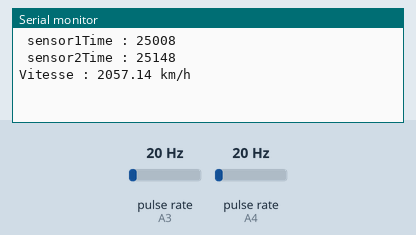
A program run on a simulated Arduino Nano ESP32. Parts: the last lines printed to the serial monitor. Wiring (inferred from the names in the program): 2 × pulse sensor: data A3 / data A4. The inputs (shaded band) are chosen by the test bench; at power-on: pulse rate (sensors on A3, A4) 20 Hz.

Above: at 1.2 s.
1.3 s: pulse rate (sensor on A3) set to 4 Hz
At 2.14 s:
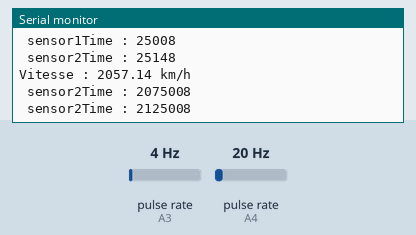
2.8 s: pulse rate (sensor on A4) set to 50 Hz
At 3.8 s:
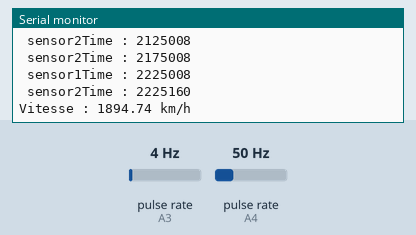
4.3 s: pulse rate (sensor on A3) set to 50 Hz
At 4.8 s:
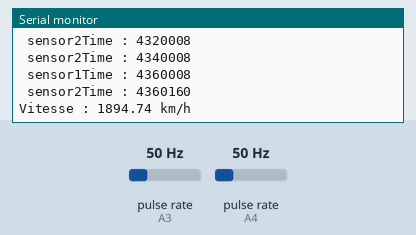
5.8 s: pulse rate (sensor on A4) set to 4 Hz
At 7.9 s:
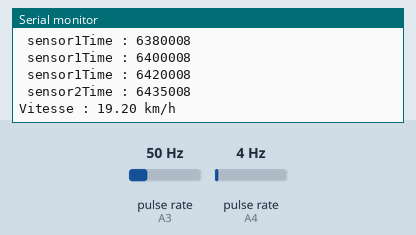
Timing chart, 0 to 8.3 s (numbered marks = the images above; inputs shaded):
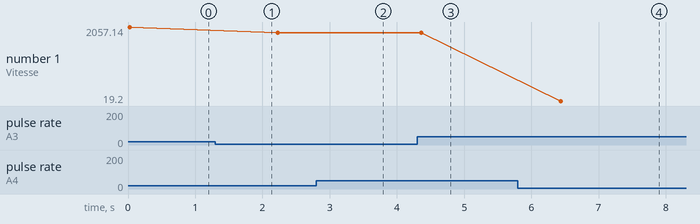

Measured:
- after the input at 1.3 s, the serial monitor: prints a new line after 0.78 s (image 1)
- after the input at 4.3 s, the serial monitor: prints a new line after 0.06 s (image 3)
- after the input at 5.8 s, the serial monitor: prints a new line after 0.60 s (image 4)
- plotted number 1: 1894.74 → 19.2 after the input at 5.8 s

The program:

main.cpp
```cpp
#include <Arduino.h>


const int sensor1Pin = 20;    // A3            // Broche pour le capteur laser 1
const int sensor2Pin = 21;                // Broche pour le capteur laser 2
volatile unsigned long sensor1Time = 0;  // millisecondes
volatile unsigned long sensor2Time = 0;  // millisecondes
float distance = 0.08;                   // en mètre
float speed = 0;                         // Vitesse en km/h

volatile unsigned long derniereActivation = 0;
void sensor1ISR();
void sensor2ISR();
void setup() {
  pinMode(sensor1Pin, INPUT_PULLUP);
  pinMode(sensor2Pin, INPUT_PULLUP);
  attachInterrupt(digitalPinToInterrupt(sensor1Pin), sensor1ISR, FALLING);
  attachInterrupt(digitalPinToInterrupt(sensor2Pin), sensor2ISR, FALLING);

  Serial.begin(115200);
  Serial2.begin(9600, SERIAL_8N1, 1, 3);
}

void loop() {
  unsigned long duration = 0;

  if (sensor1Time != 0 && sensor2Time != 0) {

    noInterrupts();  // Désactiver les interruptions

    duration = sensor2Time - sensor1Time; // durée en microsecondes
    sensor1Time = 0;
    sensor2Time = 0;
    // Calcul de la vitesse en km/h
    speed = (distance * 3.6) / (duration / 1000000.0);

    Serial2.println(speed); // Envoie de la vitesse via Serial2
    Serial.print("Vitesse : ");
    Serial.print(speed);
    Serial.println(" km/h");
    delay(2000);

    interrupts();  // Réactiver les interruptions
  }

}

void sensor1ISR() {
  sensor1Time = micros();
  Serial.print(" sensor1Time : ");
  Serial.println(sensor1Time);

}

void sensor2ISR() {
  sensor2Time = micros();
  Serial.print(" sensor2Time : ");
  Serial.println(sensor2Time);
}
```
